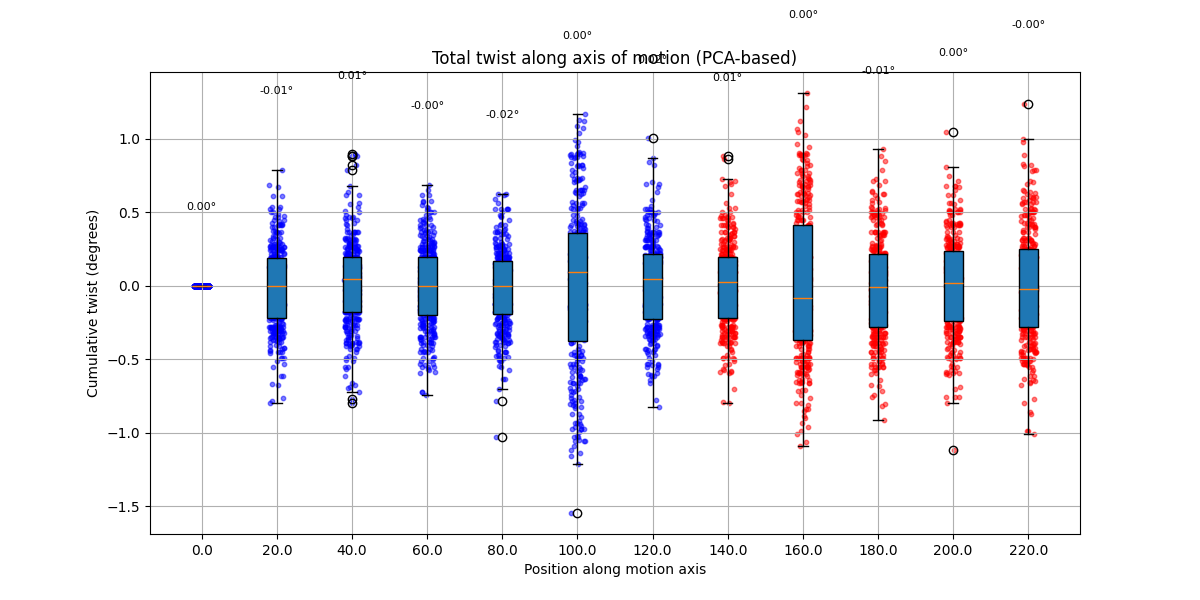

This chart was generated by the following Python code:
import numpy as np
import glob
import re
import matplotlib.pyplot as plt
from sklearn.decomposition import PCA

# --- Step 1: Load CSVs and sort by position ---
file_pattern = "lis2dw-*.csv"
files = glob.glob(file_pattern)

def extract_position(filename):
    match = re.search(r"lis2dw-(\d+(\.\d+)?)\.csv", filename)
    return float(match.group(1)) if match else np.inf

files.sort(key=extract_position)
positions = [extract_position(f) for f in files]

# --- Step 2: Stack mean accelerometer vectors to define motion axis ---
mean_vectors = []
raw_data = []
for f in files:
    data = np.loadtxt(f, delimiter=',', skiprows=1)
    raw_data.append(data[:, 1:4])
    mean_vectors.append(np.mean(data[:, 1:4], axis=0))
mean_vectors = np.array(mean_vectors)

# --- Step 3: PCA to determine motion axis ---
pca = PCA(n_components=3)
pca.fit(mean_vectors)
motion_axis = pca.components_[0]  # principal motion axis
motion_axis /= np.linalg.norm(motion_axis)

# --- Step 4: Compute cumulative twist along path with per-reading deviations ---
cumulative_twist = 0.0
twist_distributions = []
cumulative_values = []

prev_mean_proj = None
mid_idx = len(files) // 2  # for color coding

for i, acc in enumerate(raw_data):
    # Project readings onto plane perpendicular to motion axis
    acc_proj = acc - np.outer(np.dot(acc, motion_axis), motion_axis)
    curr_mean_proj = np.mean(acc_proj, axis=0)

    if prev_mean_proj is None:
        # First file = zero cumulative twist
        angles_deg = np.zeros(len(acc))
        twist_distributions.append(angles_deg)
        cumulative_values.append(0.0)
        prev_mean_proj = curr_mean_proj
        continue

    # Incremental twist between consecutive means
    cross = np.cross(prev_mean_proj, curr_mean_proj)
    dot = np.dot(prev_mean_proj, curr_mean_proj)
    angle_rad = np.arctan2(np.dot(cross, motion_axis), dot)
    cumulative_twist += np.degrees(angle_rad)

    # --- Stable per-reading deviations relative to current mean ---
    # Normalize vectors
    acc_norm = acc_proj / np.linalg.norm(acc_proj, axis=1)[:, None]
    mean_norm = curr_mean_proj / np.linalg.norm(curr_mean_proj)

    # Signed angle of each reading relative to mean
    cross = np.cross(mean_norm, acc_norm)  # shape (n,3)
    dot = np.dot(acc_norm, mean_norm)      # shape (n,)
    dev_angles = np.degrees(np.arctan2(np.dot(cross, motion_axis), dot))

    # Total twist = cumulative + per-reading deviation
    angles_deg = cumulative_twist + dev_angles
    twist_distributions.append(angles_deg)
    cumulative_values.append(cumulative_twist)

    prev_mean_proj = curr_mean_proj

# --- Step 5: Plot boxplots + jittered points ---
plt.figure(figsize=(12, 6))
plt.boxplot(twist_distributions, positions=positions, widths=5, patch_artist=True)

# Add jittered points with color coding
for idx, (pos, angles) in enumerate(zip(positions, twist_distributions)):
    x_jitter = np.random.uniform(-2, 2, size=len(angles))
    color = 'blue' if idx <= mid_idx else 'red'
    plt.scatter(np.full(len(angles), pos) + x_jitter, angles, color=color, alpha=0.5, s=10)
    # Annotate cumulative twist value above boxplot
    plt.text(pos, np.max(angles)+0.5, f"{cumulative_values[idx]:.2f}°",
             ha='center', va='bottom', fontsize=8, color='black', rotation=0)

plt.xlabel('Position along motion axis')
plt.ylabel('Cumulative twist (degrees)')
plt.title('Total twist along axis of motion (PCA-based)')
plt.grid(True)
plt.show()

print(f"Total cumulative twist along the path: {cumulative_twist:.2f}°")
